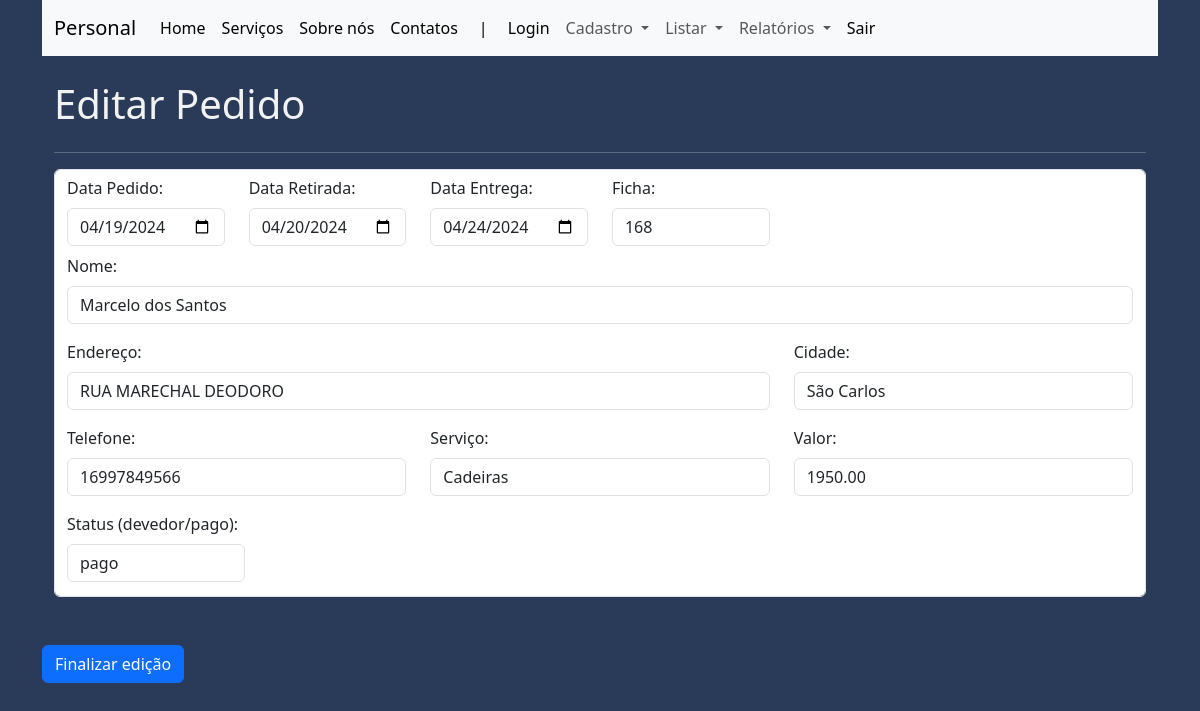
The app's page /editar_pedido/8 with its own data.
### app.py (models this page shows)
class Product(db.Model):
    __tablename__ = "pedido"
    id_pedido = db.Column(db.Integer, primary_key=True)
    data_pedido = db.Column(db.String(30))
    data_retirada = db.Column(db.String(30))
    data_entrega = db.Column(db.String(30))
    id_ficha = db.Column(db. String(30))
    nome = db.Column(db.String(200), nullable=False)
    endereco = db.Column(db.String(250))
    cidade = db.Column(db.String(50))
    telefone = db.Column(db.String(100), nullable=False)
    servico = db.Column(db.String(100))
    valor = db.Column(db.String(30))
    status = db.Column(db.String(30))
    deletar = db.Column(db.String(5))

### app.py (the view)
@app.route("/editar_pedido/<int:id_pedido>", methods=["GET", "POST"])
def editar_pedido(id_pedido):
    if request.method == "POST":
        dados_editados = request.form
        pedido = db.session.execute(db.select(Product).filter(Product.id_pedido == id_pedido)).scalar()
        pedido.data_pedido = dados_editados["data_pedido"]
        pedido.data_retirada = dados_editados["data_retirada"]
        pedido.data_entrega = dados_editados["data_entrega"]
        pedido.id_ficha = dados_editados["id_ficha"]
        pedido.nome = dados_editados["nome"]
        pedido.endereco = dados_editados["endereco"]
        pedido.cidade = dados_editados["cidade"]
        pedido.telefone = dados_editados["telefone"]
        pedido.servico = dados_editados["servico"]
        pedido.valor = dados_editados["valor"]
        pedido.status = dados_editados["status"]
        db.session.commit()
        return redirect("/listar_pedidos")
    else:
        pedido_editado = db.session.execute(db.select(Product).filter(Product.id_pedido == id_pedido)).scalar()
        return render_template('editar_pedido.html', pedido=pedido_editado)

### app.py (called while the page is built)
@app.before_request
def verificar_autenticacao():
    endpoints_protegidos = ["/cadastrar_pedido",
                            "/listar_pedidos",
                            "/cadastrar_despesas",
                            "/listar_despesas",
                            "/search_e",
                            "/search_p",
                            "/search_r",
                            "/search_d",]
    if request.path in endpoints_protegidos:
        if not session.get('logged_in'):
            return redirect("/erro_pagina_403")

### templates/editar_pedido.html (shortened to what this page needs)
{% extends 'base.html' %}
{% block main %}
<div class="container">
    <br>
    <div class="d-flex justifu-content-center">
        <h1>Editar Pedido</h1>
    </div>
    <hr>
    <form action="{{url_for('editar_pedido', id_pedido=pedido.id_pedido)}}" class="form-control" method="post">
        <div class="row">
            <div class="col-md-2">
                <div class="mb-2">
                    <label for="exampleFormControlInput1" class="form-label">Data Pedido: </label>
                    <input type="date" class="form-control" name="data_pedido" placeholder="dia/mês/ano"
                        value="{{pedido.data_pedido}}" required>
                </div>
            </div>
            <div class="col-md-2">
                <div class="mb-2">
                    <label for="exampleFormControlInput1" class="form-label">Data Retirada: </label>
                    <input type="date" class="form-control" name="data_retirada" placeholder="dia/mês/ano"
                        value="{{pedido.data_retirada}}">
                </div>
            </div>
            <div class="col-md-2">
                <div class="mb-2">
                    <label for="exampleFormControlInput1" class="form-label">Data Entrega: </label>
                    <input type="date" class="form-control" name="data_entrega" placeholder="dia/mês/ano"
                        value="{{pedido.data_entrega}}">
                </div>
            </div>
            <div class="col-md-2">
                <div class="mb-2">
                    <label for="exampleFormControlInput1" class="form-label">Ficha: </label>
                    <input type="text" class="form-control" name="id_ficha" placeholder="Ficha número"
                            value="{{pedido.id_ficha}}">
                </div>
            </div>
        </div>
        <div class="mb-3">
            <label for="exampleFormControlInput1" class="form-label">Nome: </label>
            <input type="text" class="form-control" name="nome" value="{{pedido.nome}}" required>
        </div>
        <div class="row">
            <div class="col-md-8">
                <div class="mb-3">
                    <label for="exampleFormControlInput1" class="form-label">Endereço: </label>
                    <input type="text" class="form-control" name="endereco" value="{{pedido.endereco}}" placeholder="" required>
                </div>
            </div>
            <div class="col-md-4">
                <div class="mb-3">
                    <label for="exampleFormControlInput1" class="form-label">Cidade: </label>
                    <input type="text" class="form-control" name="cidade" value="{{pedido.cidade}}" placeholder="">
                </div>
            </div>
        </div>
        <div class="row">
            <div class="col-md-4">
                <div class="mb-3">
                    <label for="exampleFormControlInput1" class="form-label">Telefone: </label>
                    <input type="text" class="form-control" name="telefone" placeholder=""
                        value="{{pedido.telefone}}" required>
                </div>
            </div>
            <div class="col-md-4">
                <div class="mb-3">
                    <label for="exampleFormControlInput1" class="form-label">Serviço: </label>
                    <input type="text" class="form-control" name="servico" placeholder=""
                        value="{{pedido.servico}}">
                </div>
            </div>
            <div class="col-md-4">
                <div class="mb-3">
                    <label for="exampleFormControlInput1" class="form-label">Valor: </label>
                    <input type="text" class="form-control" name="valor" placeholder=""
                            value="{{pedido.valor}}">
                </div>
            </div>
        </div>
            <div class="col-md-2">
                <div class="mb-2">
                    <label for="exampleFormControlInput1" class="form-label">Status (devedor/pago): </label>
                    <input type="text" class="form-control" name="status" placeholder="devedor/pago"
                            value="{{pedido.status}}">
                </div>
            </div>
        </div>
        <br>
        <br>
        <input type="submit" class="btn btn-primary" name="cadastrar" value="Finalizar edição">
</div>
<br>
{% endblock %}

### static/css/css.css (style rules this page uses)
body { background-color: #2A3A59; color: #F2F2F2; }

### records on screen
Product: data_pedido "04/19/2024", data_retirada "04/20/2024", data_entrega "04/24/2024", id_ficha "168", nome "Marcelo dos Santos", endereco "RUA MARECHAL DEODORO", cidade "São Carlos", telefone "16997849566", servico "Cadeiras", valor "1950.00", status "pago"
